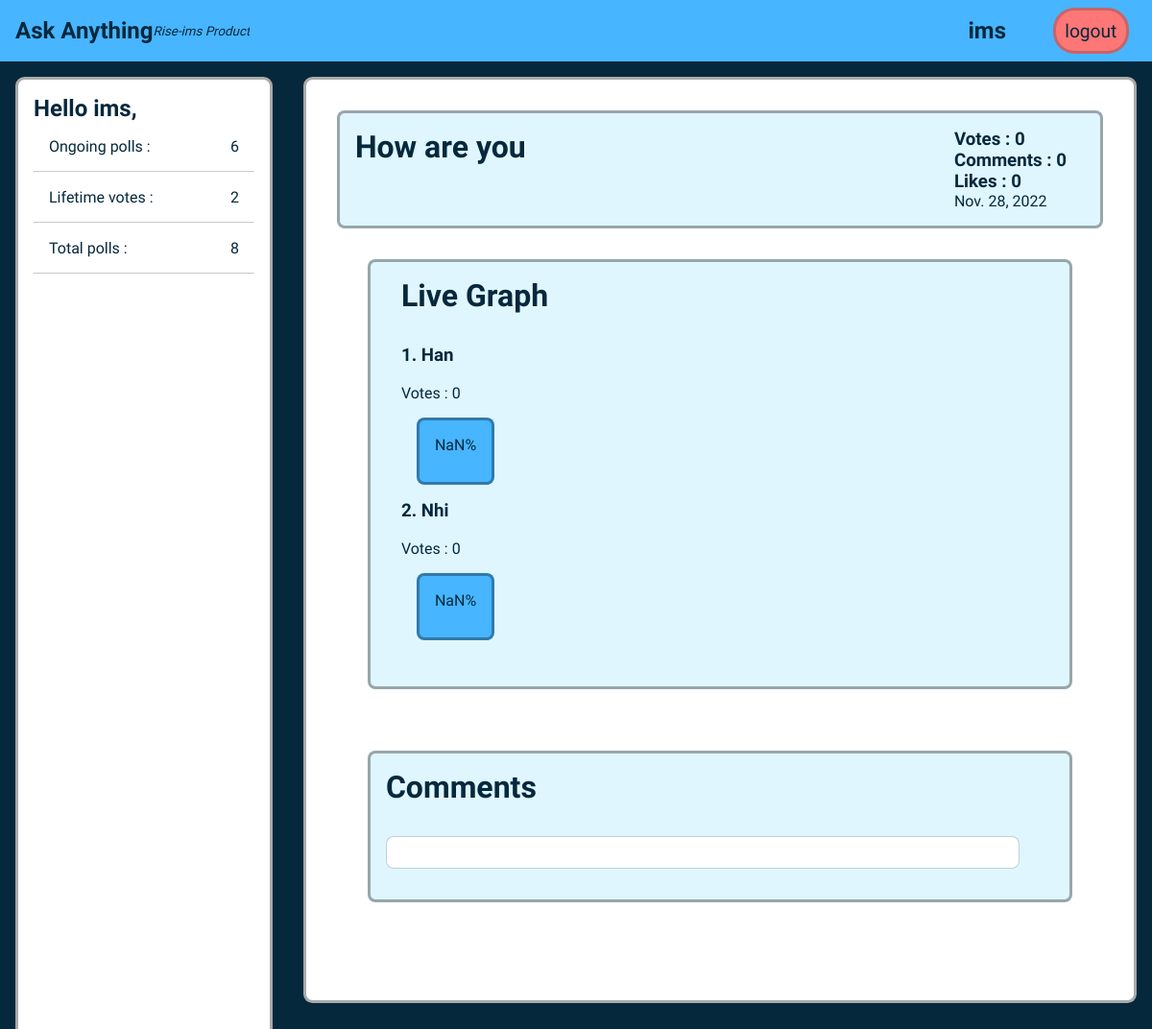
/poll_detail/117 (signed in), run on the app's committed database.
### poll_app/models.py (models this page shows, shortened)
class Question(models.Model):
    user = models.ForeignKey(User, on_delete = models.CASCADE)
    title = models.CharField(max_length = 200)
    likes = models.IntegerField(default=0, blank=True, null=True)
    status = models.BooleanField(default=True)
    allow_comment = models.BooleanField(default=True)
    date = models.DateField( auto_now_add=True, blank=True, null= True)

class Answer(models.Model):
    title = models.ForeignKey(Question, on_delete = models.CASCADE)
    option = models.CharField(max_length = 200)
    votes = models.IntegerField()

### poll_app/views.py (the view)
# urls.py: path('poll_detail/<int:id>', views.poll_detail, name='poll_detail'),
def poll_detail(request, id):
    if request.user.is_authenticated:
        user = User.objects.get(username = request.user.username)
        polls = Question.objects.filter(user=user)
        total_poll = polls.count()
        ongoing_poll = Question.objects.filter(user=user,status=True)
        ongoing_poll = ongoing_poll.count()
        total_votes = 0
        answer = []
        for poll in polls:
            ans = Answer.objects.filter(title=poll)
            for a in ans:
                answer.append(a)
                total_votes = total_votes + a.votes
        poll = Question.objects.get(id=id)
        responses = Answer.objects.filter(title=poll)
        return render(request, 'poll_detail.html',{'user':user, 'poll':poll,'ongoing_poll':ongoing_poll,'total_poll':total_poll, 'total_votes':total_votes,'answers':responses})
    return redirect('login')

### templates/poll_detail.html (shortened to what this page needs)
{% extends 'home.html' %} {% load static %} {% block homebody %}
<div class="polldetaildiv">
  <div class="polldetailhead">
    <h1>{{poll.title}}</h1>
    <div>
      <h3>Votes : <label id="poll_votes" for="">0</label></h3>
      <h3>Comments : <label id="comment_count" for="">0</label></h3>
      <h3>Likes : <label id="likes_count" for="">0</label></h3>
      <label id="datelabel" for="">{{poll.date}}</label>
    </div>
  </div>
  <div class="graphdiv">
    <h1 style="margin: 0em 0 1em 0">Live Graph</h1>
    {% for response in answers %}
    <h3 for="">{{forloop.counter}}. {{response.option}}</h3>
    <br />
    Votes : <label id="ans_vote{{response.id}}" for="">0</label>
    <div id="{{response.id}}" class="answerdiv">
      <label id="ans_per{{response.id}}" for="">0</label>
    </div>
    {% endfor %}
  </div>
  <div id="commentsouterdiv" class="graphdiv">
    <h1 style="margin: 0em 0 1em 0">Comments</h1>
    <div id="commentsdiv" class="commentsdiv">
    </div>
  </div>
</div>
 {% endblock homebody %}

### templates/home.html (shortened to what this page needs)
{% extends 'login.html' %}
{% block body %}
<header>
    <nav>
        <div class='navdiv'>
            <a style='text-decoration:none;' href="{%url 'home' %}"><h1> Ask Anything</h1></a><sub><i> Rise-ims Product</i></sub>
            <h2 id='username'>{{user.username}}</h2>
            <button id='logoutbtn' class='btn'><a href="{% url 'logout' %}">logout</a></button>
        </div>
    </nav>
</header>
<main>
    <div class='homecontainer'>
        <div id='sidebar' class="dashboarddiv">
            <h2>Hello {{user.username}},</h2>
            <label class='dashboardlabel' for="">Ongoing polls : <label for="" class='dashcountlabel'>{{ongoing_poll}}</label></label><hr>
            <label class='dashboardlabel' for="">Lifetime votes : <label for="" id="lfvotes{{user.id}}" class='dashcountlabel'>{{total_votes}}</label></label><hr>
            <label class='dashboardlabel' for="">Total polls : <label for="" class='dashcountlabel'>{{total_poll}}</label></label><hr>
            <div class="space"></div>
        </div>
        <div class="homebasediv">
            {% block homebody %}{% endblock homebody %}
        </div>
    </div>
</main>
{% endblock body %}

### static/css/style.css (style rules this page uses)
* { padding: 0; margin: 0; color: #06283D; font-family: 'Varela Round', sans-serif; overflow: hidden; }
.btn { border-radius: 1.4rem; font-size: 1.2rem; width: fit-content; height: auto; background-color: transparent; height: fit-content; padding: 0.6rem; border: 0.2em solid #06283d3a; cursor: pointer; margin: 0.5rem; }
label { margin-bottom: 1vh; font: 1rem; }
.navdiv { width: 100vw; height: 3rem; background-color: #47B5FF; display: flex; align-items: center; padding: 0.5rem; padding-left: 1em; position: relative; z-index: 6; }
#logoutbtn, #username { position: absolute; margin: 1rem; right: 2rem; }
#logoutbtn { background-color: rgb(253, 119, 119); color: white; }
#logoutbtn a { text-decoration: none; }
#username { right: 10rem; }
.homecontainer { background-color: #06283D; width: 100vw; height: 100vh; display: flex; flex-direction: row; }
.dashboarddiv { display: flex; flex-direction: column; background-color: white; border: 0.2em solid #1417185d; width: 20rem; border-radius: 0.6rem; padding: 1rem; margin: 1rem; position: relative; }
.dashboardlabel { margin: 1rem; }
.dashcountlabel { position: absolute; right: 2em; }
hr { opacity: 50%; }
.homebasediv { width: 100%; height: 90%; background-color: white; border: 0.2em solid #1417185d; border-radius: 0.6em; margin: 1rem; overflow-y: auto; }
.space { height: 4em; }
#commentsdiv { height: auto; width: 90%; pad: 0.2em; }
#commentsouterdiv { padding: 1em; }
.commentsdiv { height: 10em; overflow: auto; }
.commentsdiv { background-color: white; padding: 1em; border-radius: 0.5em; margin: 1em 0; border: 0.1em solid #06283d3a; }
.polldetaildiv { display: flex; padding: 2em; justify-content: center; flex-direction: column; }
.polldetailhead { background-color: #DFF6FF; padding: 1em; border-radius: 0.5em; border: 0.2em solid rgba(0, 0, 0, 0.324); display: grid; grid-template-columns: 39em 10em 10em 20em; flex-direction: grid; }
.graphdiv { background-color: #DFF6FF; margin: 2em; padding: 1em 5em 2em 2em; border-radius: 0.5em; border: 0.2em solid rgba(0, 0, 0, 0.324); height: auto; }
.answerdiv { background-color: #47B5FF; width: fit-content; margin: 1em; padding: 1em; height: 2em; border-radius: 0.5em; border: 0.2em solid rgba(0, 0, 0, 0.324); align-items: baseline; }

### data on the page
Question: title "How are you", date "Nov. 28, 2022"
Answer: option "Han"
Answer: option "Nhi"

### other printed values
{{ user.username }} "ims"
{{ ongoing_poll }} "6"
{{ total_votes }} "2"
{{ total_poll }} "8"
